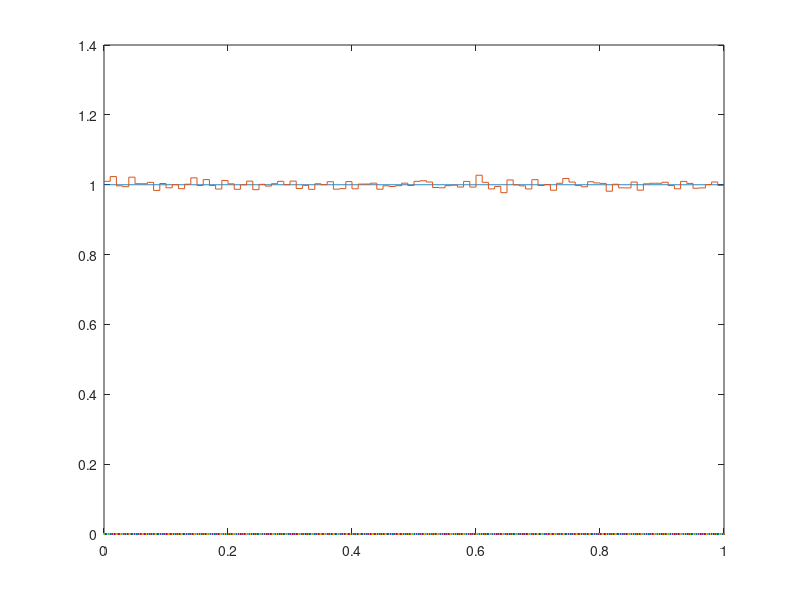

Recreate this plot in MATLAB.
clc;
clear;

pkg load statistics;
n = 1e6;
m = 1e2;

a = 0;
b = 1;
x = sort(unifrnd(a, b, n, 1));
y = hist(x, m);
y = y / n;

step = (x(n) - x(1)) / m
f = y / step

[stx, sty] = stairs(x(1) : step : x(end), [f, f(end)]);
interval = a:0.001:b
plot(interval, unifpdf(interval, a, b), stx, sty, interval, 0)
